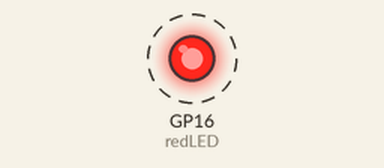
Simulated run of this program. Board: Raspberry Pi Pico running MicroPython. Shown: output pins drawn as LEDs (lit = HIGH). Dashed ring = blinking.

Above: at 0.15 s.
Timing chart, 0 to 3.0 s (numbered marks = the images above):
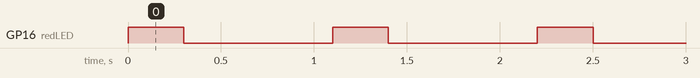

The program:

main.py
```python
# Import libraries
from machine import Pin # import Pin definitions
import time # import timer library

# define GP16 as output pin
redLED = Pin(16, Pin.OUT)

# start loop
while True:
    redLED.on() # turn on red LED
    time.sleep(0.3) # wait 0.3 seconds
    redLED.off() # turn off red LED
    time.sleep(0.8) # wait 0.8 second
```

Measured:
- by itself, GP16 (redLED): alternates HIGH for 0.30 s and LOW for 0.80 s
